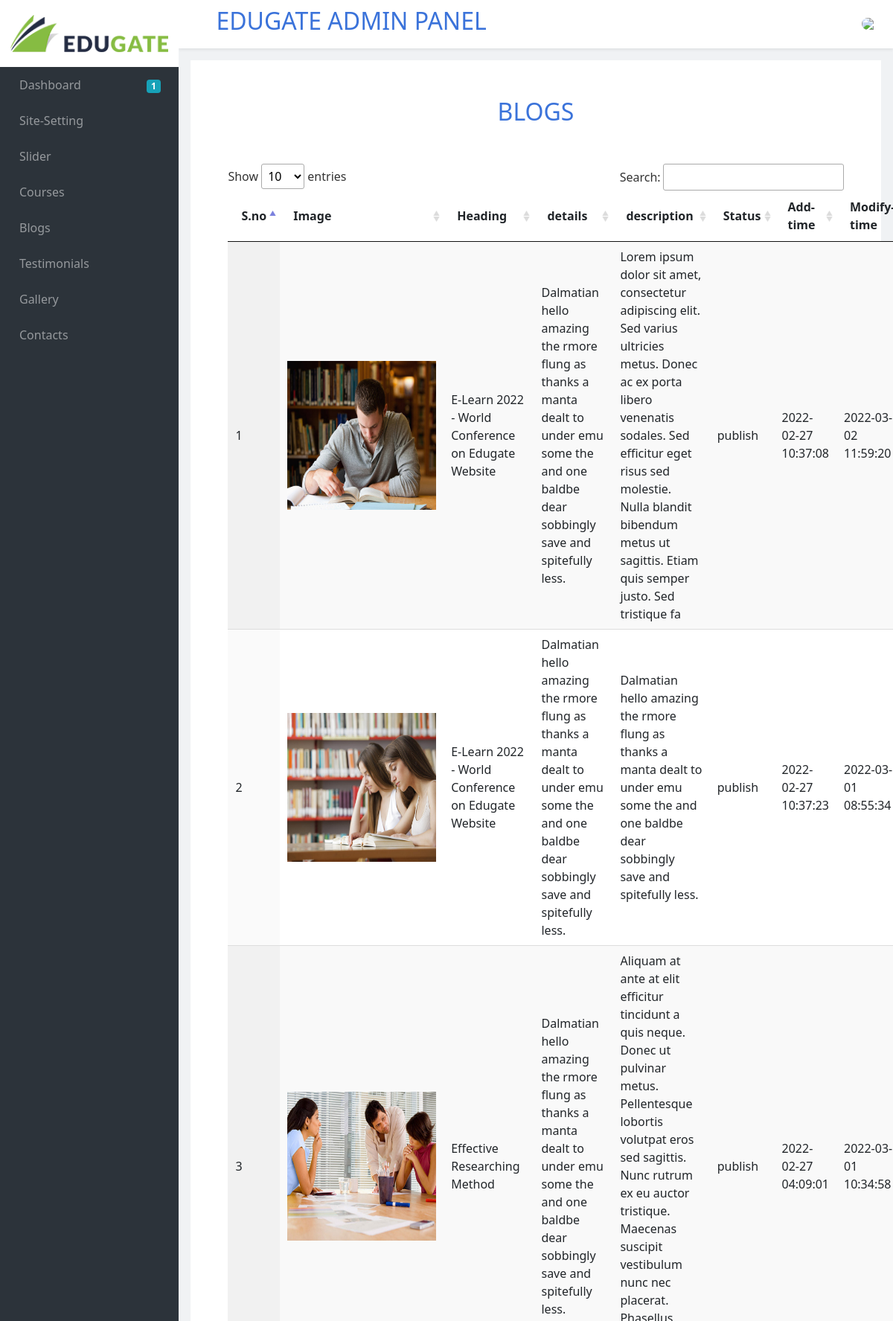
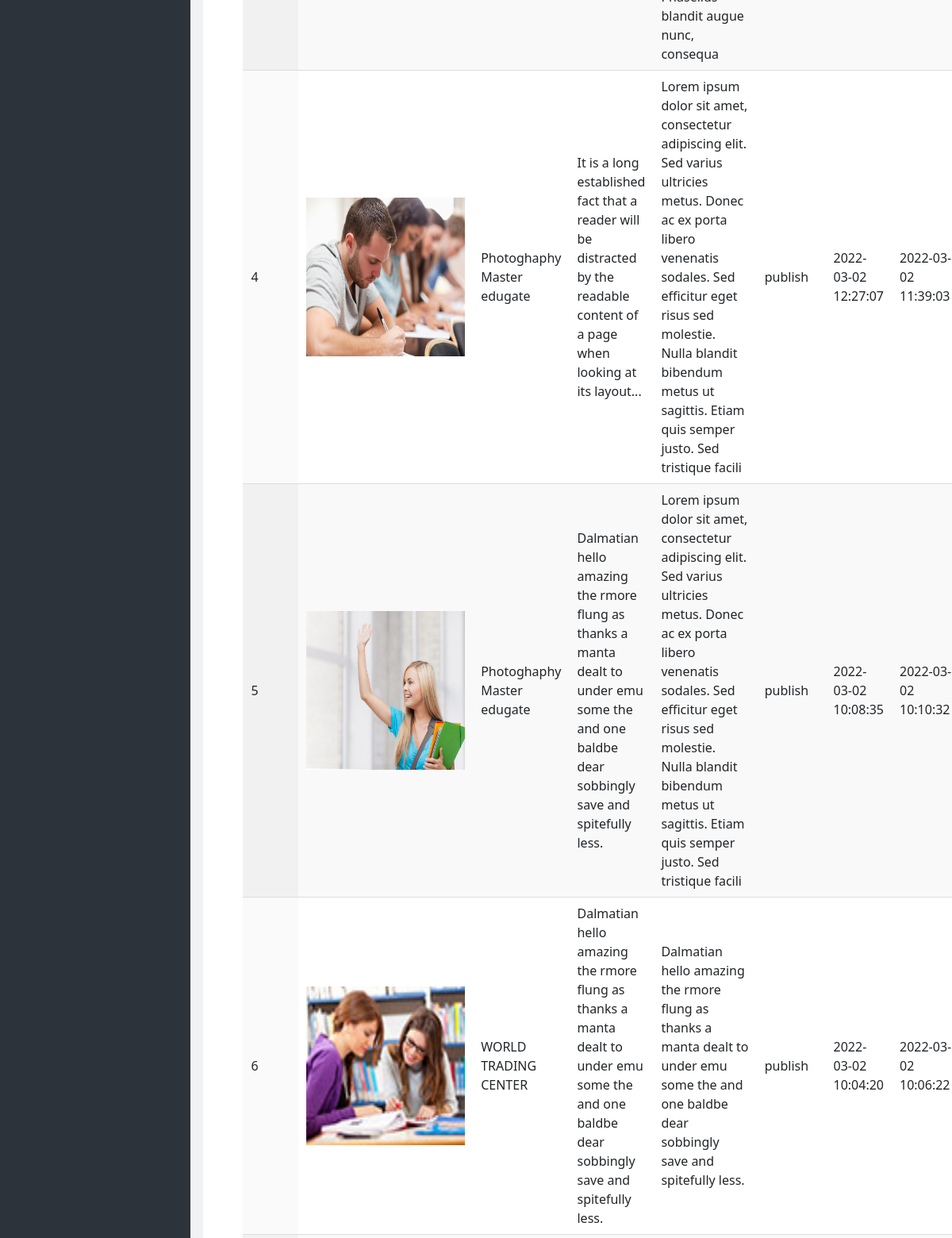
The page /edu-admin/login/blog.php (signed in, upper part) on the database its author committed (2 pictures, top to bottom).
### tables this page shows
CREATE TABLE `blog` (
  `id` int(11) NOT NULL,
  `heading` text DEFAULT NULL,
  `image` varchar(100) DEFAULT NULL,
  `description` varchar(255) DEFAULT NULL,
  `details` text DEFAULT NULL,
  `status` text DEFAULT NULL,
  `showhome` int(11) DEFAULT NULL,
  `add_time` datetime DEFAULT NULL,
  `modify_time` datetime DEFAULT NULL
);

### edu-admin/login/blog.php (the view, shortened to what this page needs)
<!DOCTYPE html>
<html lang="en">
<head>
    <?php include_once "include/link.php";
   ?>
    <link rel="stylesheet" type="text/css" href="table/datatables.css">
    <link rel="stylesheet" href="https://cdn.jsdelivr.net/npm/sceditor@3/minified/themes/default.min.css" />
</head>
<body class="menubar-enabled navbar-top-fixed">
    <div class="wrapper">
        <?php
        include_once "include/header.php";
        include_once "include/side.php";
        ?>
        <div class="card-body">
            <div class="bg-white p-50" id="not">
                <h2 class="text-center mb-50 text-primary">BLOGS</h2>
                <table id="ble" class="display" class="text-center">
                    <thead>
                        <tr>
                            <th>S.no</th>
                            <th>Image</th>
                            <th>Heading</th>
                            <th>details</th>
                            <th>description</th>
                            <th>Status</th>
                            <th>Add-time</th>
                            <th>Modify-time</th>
                        </tr>
                    </thead>
                    <tbody>
                        <?php
                        $select = "SELECT * FROM blog";
                        $query = $conn->prepare($select);
                        $query->execute();
                        $value = $query->fetchAll(PDO::FETCH_ASSOC);
                        foreach ($value as $val) {
                        ?>
                            <tr>
                                <td><?php echo $val["id"]; ?></td>
                                <td><img height="200" width="200" src="images/blog/<?php echo $val["image"]; ?>"></td>
                                <td><?php echo $val["heading"]; ?></td>
                                <td><?php echo $val["details"]; ?></td>
                                <td><?php echo $val["description"]; ?></td>
                                <td><?php echo $val["status"]; ?></td>
                                <td><?php echo $val["add_time"]; ?></td>
                                <td><?php echo $val["modify_time"]; ?></td>
                            </tr>
                        <?php } ?>
                    </tbody>
                </table>
            </div>
        </div>
    </div>
        </body>
        </html>

### edu-admin/login/table/datatables.css (style rules this page uses)
table.dataTable { width: 100%; margin: 0 auto; clear: both; border-collapse: separate; border-spacing: 0; }
table.dataTable thead th, table.dataTable tfoot th { font-weight: bold; }
table.dataTable thead th, table.dataTable thead td { padding: 10px 18px; border-bottom: 1px solid #111; }
table.dataTable thead .sorting, table.dataTable thead .sorting_asc, table.dataTable thead .sorting_desc, table.dataTable thead .sorting_asc_disabled, table.dataTable thead .sorting_desc_disabled { cursor: pointer; *cursor: hand; background-repeat: no-repeat; background-position: center right; }
table.dataTable thead .sorting { background-image: url("DataTables-1.11.4/images/sort_both.png"); }
table.dataTable thead .sorting_asc { background-image: url("DataTables-1.11.4/images/sort_asc.png") !important; }
table.dataTable tbody tr { background-color: #ffffff; }
table.dataTable tbody th, table.dataTable tbody td { padding: 8px 10px; }
table.dataTable.row-border tbody th, table.dataTable.row-border tbody td, table.dataTable.display tbody th, table.dataTable.display tbody td { border-top: 1px solid #ddd; }
table.dataTable.row-border tbody tr:first-child th, table.dataTable.row-border tbody tr:first-child td, table.dataTable.display tbody tr:first-child th, table.dataTable.display tbody tr:first-child td { border-top: none; }
table.dataTable.stripe tbody tr.odd, table.dataTable.display tbody tr.odd { background-color: #f9f9f9; }
table.dataTable.order-column tbody tr > .sorting_1, table.dataTable.order-column tbody tr > .sorting_2, table.dataTable.order-column tbody tr > .sorting_3, table.dataTable.display tbody tr > .sorting_1, table.dataTable.display tbody tr > .sorting_2, table.dataTable.display tbody tr > .sorting_3 { background-color: #fafafa; }
table.dataTable.display tbody tr.odd > .sorting_1, table.dataTable.order-column.stripe tbody tr.odd > .sorting_1 { background-color: #f1f1f1; }
table.dataTable.display tbody tr.even > .sorting_1, table.dataTable.order-column.stripe tbody tr.even > .sorting_1 { background-color: #fafafa; }
table.dataTable.no-footer { border-bottom: 1px solid #111; }
table.dataTable th, table.dataTable td { box-sizing: content-box; }

### rows shown on the page
blog: id "1", image (picture), heading "E-Learn 2022 - World Conference on Edugate Website", details "Dalmatian hello amazing the rmore flung as thanks a manta dealt to under emu some the and one baldbe dear sobbingly save and spitefully less.", description "Lorem ipsum dolor sit amet, consectetur adipiscing elit. Sed varius ultricies metus. Donec ac ex porta libero venenatis sodales. Sed efficitur eget risus sed molestie. Nulla blandit bibendum metus ut sagittis. Etiam quis semper justo. Sed tristique fa", status "publish", add_time "2022-02-27 10:37:08", modify_time "2022-03-02 11:59:20"
blog: id "2", image (picture), heading "E-Learn 2022 - World Conference on Edugate Website", details "Dalmatian hello amazing the rmore flung as thanks a manta dealt to under emu some the and one baldbe dear sobbingly save and spitefully less.", description "Dalmatian hello amazing the rmore flung as thanks a manta dealt to under emu some the and one baldbe dear sobbingly save and spitefully less.", status "publish", add_time "2022-02-27 10:37:23", modify_time "2022-03-01 08:55:34"
blog: id "3", image (picture), heading "Effective Researching Method", details "Dalmatian hello amazing the rmore flung as thanks a manta dealt to under emu some the and one baldbe dear sobbingly save and spitefully less.", description "Aliquam at ante at elit efficitur tincidunt a quis neque. Donec ut pulvinar metus. Pellentesque lobortis volutpat eros sed sagittis. Nunc rutrum ex eu auctor tristique. Maecenas suscipit vestibulum nunc nec placerat. Phasellus blandit augue nunc, consequa", status "publish", add_time "2022-02-27 04:09:01", modify_time "2022-03-01 10:34:58"
blog: id "4", image (picture), heading "Photoghaphy Master edugate", details "It is a long established fact that a reader will be distracted by the readable content of a page when looking at its layout...", description "Lorem ipsum dolor sit amet, consectetur adipiscing elit. Sed varius ultricies metus. Donec ac ex porta libero venenatis sodales. Sed efficitur eget risus sed molestie. Nulla blandit bibendum metus ut sagittis. Etiam quis semper justo. Sed tristique facili", status "publish", add_time "2022-03-02 12:27:07", modify_time "2022-03-02 11:39:03"
blog: id "5", image (picture), heading "Photoghaphy Master edugate", details "Dalmatian hello amazing the rmore flung as thanks a manta dealt to under emu some the and one baldbe dear sobbingly save and spitefully less.", description "Lorem ipsum dolor sit amet, consectetur adipiscing elit. Sed varius ultricies metus. Donec ac ex porta libero venenatis sodales. Sed efficitur eget risus sed molestie. Nulla blandit bibendum metus ut sagittis. Etiam quis semper justo. Sed tristique facili", status "publish", add_time "2022-03-02 10:08:35", modify_time "2022-03-02 10:10:32"
blog: id "6", image (picture), heading "WORLD TRADING CENTER", details "Dalmatian hello amazing the rmore flung as thanks a manta dealt to under emu some the and one baldbe dear sobbingly save and spitefully less.", description "Dalmatian hello amazing the rmore flung as thanks a manta dealt to under emu some the and one baldbe dear sobbingly save and spitefully less.", status "publish", add_time "2022-03-02 10:04:20", modify_time "2022-03-02 10:06:22"
